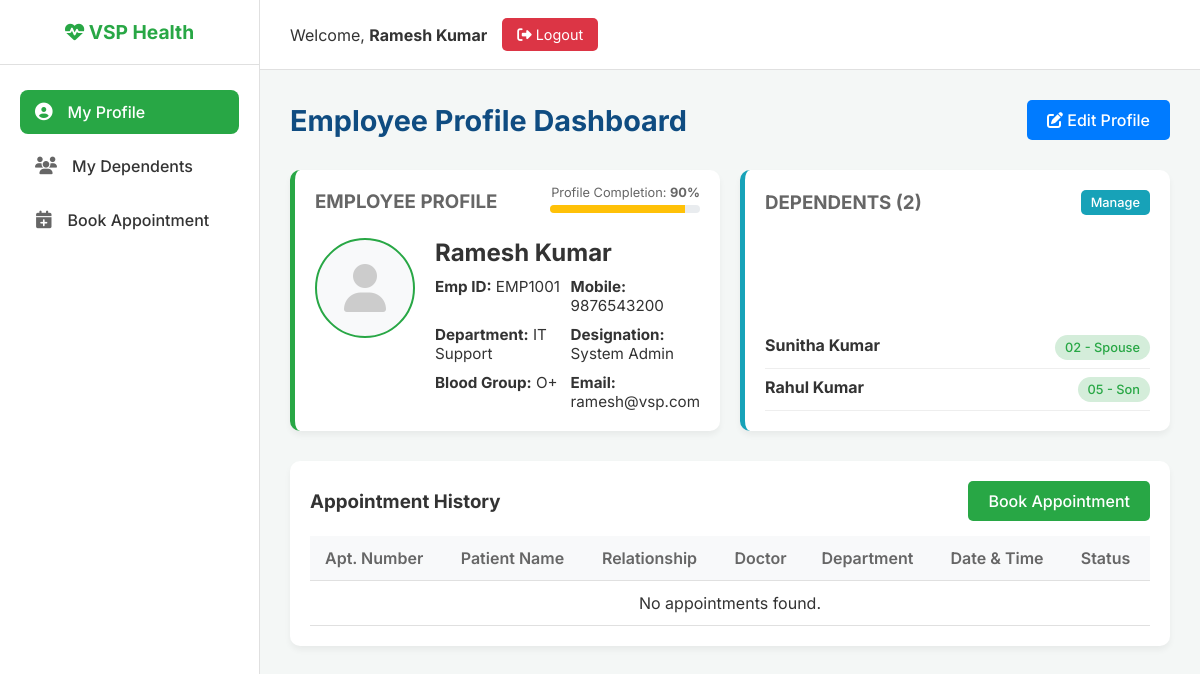
Before: /dashboard (signed in) with the older database file.
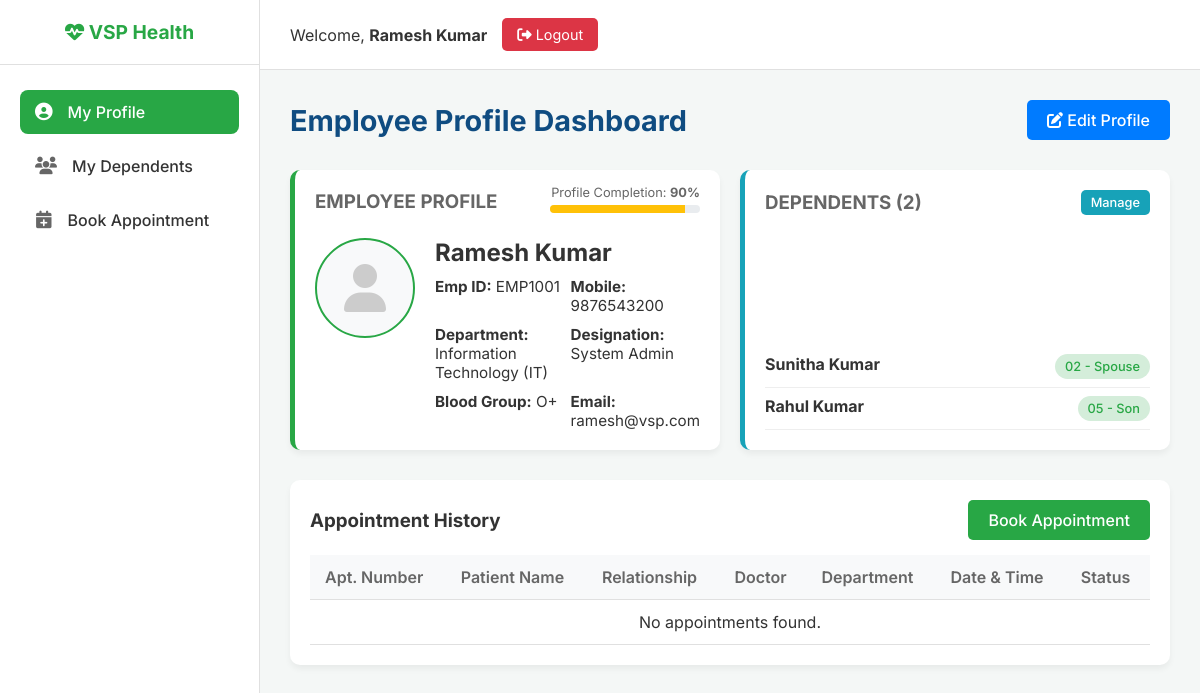
After: the same page with the newer database file.
### tables this page shows
CREATE TABLE employees (
            id INTEGER PRIMARY KEY AUTOINCREMENT,
            employee_id TEXT UNIQUE NOT NULL,
            employee_name TEXT NOT NULL,
            department TEXT,
            designation TEXT,
            mobile TEXT NOT NULL,
            email TEXT,
            dob TEXT,
            gender TEXT,
            blood_group TEXT,
            address TEXT,
            status TEXT DEFAULT 'Active',
            profile_photo TEXT,
            password TEXT NOT NULL
        );

### app.py (the view)
@app.route('/dashboard')
def dashboard():
    if not check_employee(): return redirect(url_for('login'))
    conn = get_db_connection()
    employee = conn.execute('SELECT * FROM employees WHERE id = ?', (session['user_id'],)).fetchone()
    dependents = conn.execute('SELECT * FROM dependents WHERE employee_id = ?', (session['user_id'],)).fetchall()
    appointments = conn.execute('''
        SELECT a.appointment_number, a.patient_name, a.relationship, a.appointment_date, a.appointment_time, a.status, d.name as doctor_name, dep.name as dept_name
        FROM appointments a
        JOIN doctors d ON a.doctor_id = d.id
        JOIN departments dep ON a.department_id = dep.id
        WHERE a.employee_id = ?
        ORDER BY a.appointment_date DESC
    ''', (session['user_id'],)).fetchall()
    conn.close()
    fields_to_check = ['employee_name', 'department', 'designation', 'mobile', 'email', 'dob', 'gender', 'blood_group', 'address', 'profile_photo']
    filled_fields = sum(1 for field in fields_to_check if employee[field] and str(employee[field]).strip() != '')
    completion_percentage = int((filled_fields / len(fields_to_check)) * 100)
    return render_template('employee_dashboard.html', employee=employee, dependents=dependents, appointments=appointments, completion_percentage=completion_percentage)

### app.py (called while the page is built)
def get_db_connection():
    conn = sqlite3.connect('hospital.db')
    conn.row_factory = sqlite3.Row
    return conn

def check_employee():
    if not session.get('user_id') or session.get('role') != 'employee':
        return False
    return True

### templates/employee_dashboard.html (shortened to what the changed rows need)
{% extends "employee_base.html" %}
{% block content %}
<div class="page-header" style="display: flex; justify-content: space-between; align-items: center;">
    <h1 class="page-title">Employee Profile Dashboard</h1>
</div>
<div style="display: grid; grid-template-columns: 1fr 1fr; gap: 20px; margin-bottom: 30px;">
    <div class="card" style="align-items: flex-start; flex-direction: column; border-left-color: #28a745; position: relative;">
        <div style="display: flex; gap: 20px; width: 100%;">
            <div style="flex: 1;">
                <h2 style="font-size: 1.5rem; margin-bottom: 10px;">{{ employee.employee_name }}</h2>
                <div style="display: grid; grid-template-columns: 1fr 1fr; gap: 10px; font-size: 0.95rem;">
                    <p><strong>Emp ID:</strong> {{ employee.employee_id }}</p>
                    <p><strong>Mobile:</strong> {{ employee.mobile or 'N/A' }}</p>
                    <p><strong>Department:</strong> {{ employee.department or 'N/A' }}</p>
                    <p><strong>Designation:</strong> {{ employee.designation or 'N/A' }}</p>
                    <p><strong>Blood Group:</strong> {{ employee.blood_group or 'N/A' }}</p>
                    <p><strong>Email:</strong> {{ employee.email or 'N/A' }}</p>
                </div>
            </div>
        </div>
    </div>
</div>
<div class="table-container">
    <table class="data-table">
        <thead>
            <tr>
                <th>Apt. Number</th>
                <th>Patient Name</th>
                <th>Relationship</th>
                <th>Doctor</th>
                <th>Department</th>
                <th>Date & Time</th>
                <th>Status</th>
            </tr>
        </thead>
    </table>
</div>
{% endblock %}

### templates/employee_base.html (shortened to what this page needs)
<!DOCTYPE html>
<html lang="en">
<head>
    <link rel="stylesheet" href="https://cdnjs.cloudflare.com/ajax/libs/font-awesome/6.4.0/css/all.min.css">
    <link rel="stylesheet" href="{{ url_for('static', filename='css/admin_style.css') }}">
</head>
<body>
    <aside class="sidebar" id="sidebar">
        <div class="sidebar-header">
            <h2><i class="fas fa-heartbeat"></i> VSP Health</h2>
        </div>
        <ul class="sidebar-nav">
            <li><a href="{{ url_for('dashboard') }}" class="{% if request.endpoint == 'dashboard' %}active{% endif %}"><i class="fas fa-user-circle"></i> My Profile</a></li>
            <li><a href="{{ url_for('employee_dependents') }}" class="{% if request.endpoint == 'employee_dependents' %}active{% endif %}"><i class="fas fa-users"></i> My Dependents</a></li>
            <li><a href="{{ url_for('book') }}" class="{% if request.endpoint == 'book' %}active{% endif %}"><i class="fas fa-calendar-plus"></i> Book Appointment</a></li>
        </ul>
    </aside>
    <main class="main-content">
        <header class="topbar">
            <div class="user-profile">
                <span>Welcome, <strong>{{ session.name }}</strong></span>
                <a href="{{ url_for('logout') }}" class="btn-logout"><i class="fas fa-sign-out-alt"></i> Logout</a>
            </div>
        </header>
        <div class="page-content">
            {% block content %}{% endblock %}
        </div>
    </main>
</body>
</html>

Changed rows visible on the page:
changed employees "Ramesh Kumar": department "IT Support" → "Information Technology (IT)"
